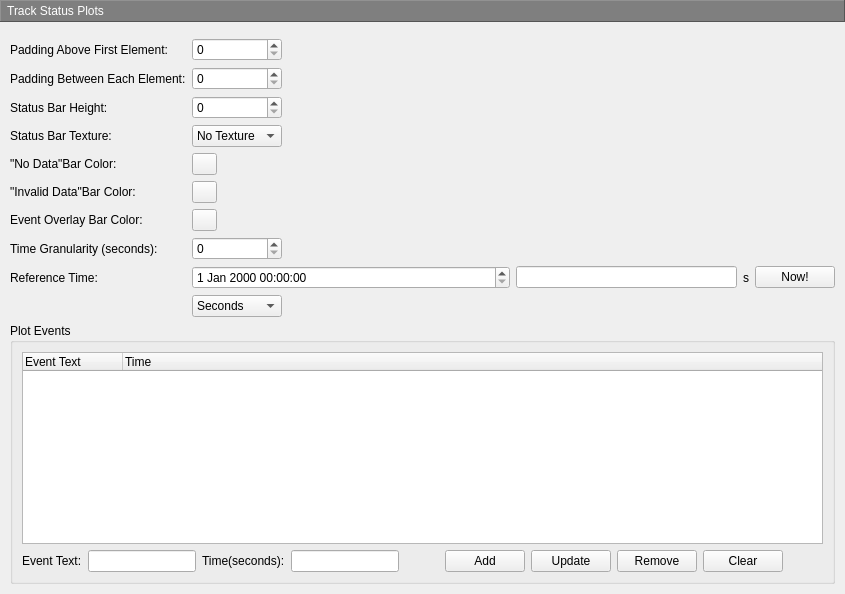
       <widget class="QWidget" name="page_17">
        <layout class="QVBoxLayout" name="verticalLayout_58">
         <property name="leftMargin">
          <number>0</number>
         </property>
         <property name="topMargin">
          <number>0</number>
         </property>
         <property name="rightMargin">
          <number>0</number>
         </property>
         <property name="bottomMargin">
          <number>0</number>
         </property>
         <item>
          <widget class="QLabel" name="label_193">
           <property name="minimumSize">
            <size>
             <width>0</width>
             <height>22</height>
            </size>
           </property>
           <property name="styleSheet">
            <string notr="true">color: rgb(255, 255, 255);
background-color: rgb(127, 127, 127);</string>
           </property>
           <property name="frameShape">
            <enum>QFrame::Panel</enum>
           </property>
           <property name="frameShadow">
            <enum>QFrame::Raised</enum>
           </property>
           <property name="text">
            <string> Track Status Plots</string>
           </property>
          </widget>
         </item>
         <item>
          <layout class="QVBoxLayout" name="verticalLayout_11">
           <property name="leftMargin">
            <number>10</number>
           </property>
           <property name="topMargin">
            <number>10</number>
           </property>
           <property name="rightMargin">
            <number>10</number>
           </property>
           <property name="bottomMargin">
            <number>10</number>
           </property>
           <item>
            <layout class="QGridLayout" name="gridLayout_24">
             <item row="0" column="0">
              <widget class="QLabel" name="label_141">
               <property name="text">
                <string>Padding Above First Element:</string>
               </property>
              </widget>
             </item>
             <item row="0" column="1">
              <widget class="QSpinBox" name="spinBox_32"/>
             </item>
             <item row="0" column="2">
              <spacer name="horizontalSpacer_85">
               <property name="orientation">
                <enum>Qt::Horizontal</enum>
               </property>
               <property name="sizeHint" stdset="0">
                <size>
                 <width>40</width>
                 <height>20</height>
                </size>
               </property>
              </spacer>
             </item>
             <item row="1" column="0">
              <widget class="QLabel" name="label_142">
               <property name="text">
                <string>Padding Between Each Element:</string>
               </property>
              </widget>
             </item>
             <item row="1" column="1">
              <widget class="QSpinBox" name="spinBox_33"/>
             </item>
             <item row="1" column="2">
              <spacer name="horizontalSpacer_86">
               <property name="orientation">
                <enum>Qt::Horizontal</enum>
               </property>
               <property name="sizeHint" stdset="0">
                <size>
                 <width>40</width>
                 <height>20</height>
                </size>
               </property>
              </spacer>
             </item>
             <item row="2" column="0">
              <widget class="QLabel" name="label_143">
               <property name="text">
                <string>Status Bar Height:</string>
               </property>
              </widget>
             </item>
             <item row="2" column="1">
              <widget class="QSpinBox" name="spinBox_34"/>
             </item>
             <item row="2" column="2">
              <spacer name="horizontalSpacer_87">
               <property name="orientation">
                <enum>Qt::Horizontal</enum>
               </property>
               <property name="sizeHint" stdset="0">
                <size>
                 <width>40</width>
                 <height>20</height>
                </size>
               </property>
              </spacer>
             </item>
             <item row="3" column="0">
              <widget class="QLabel" name="label_144">
               <property name="text">
                <string>Status Bar Texture:</string>
               </property>
              </widget>
             </item>
             <item row="3" column="1">
              <widget class="QComboBox" name="comboBox_21">
               <item>
                <property name="text">
                 <string>No Texture</string>
                </property>
               </item>
               <item>
                <property name="text">
                 <string>Gradient</string>
                </property>
               </item>
               <item>
                <property name="text">
                 <string>Fractal</string>
                </property>
               </item>
               <item>
                <property name="text">
                 <string>Burst:Dark</string>
                </property>
               </item>
               <item>
                <property name="text">
                 <string>Burst:Light</string>
                </property>
               </item>
              </widget>
             </item>
             <item row="3" column="2">
              <spacer name="horizontalSpacer_88">
               <property name="orientation">
                <enum>Qt::Horizontal</enum>
               </property>
               <property name="sizeHint" stdset="0">
                <size>
                 <width>40</width>
                 <height>20</height>
                </size>
               </property>
              </spacer>
             </item>
             <item row="4" column="0">
              <widget class="QLabel" name="label_145">
               <property name="text">
                <string>&quot;No Data&quot;Bar Color:     </string>
               </property>
              </widget>
             </item>
             <item row="4" column="1">
              <widget class="ColorButton" name="pushButton_82">
               <property name="maximumSize">
                <size>
                 <width>25</width>
                 <height>25</height>
                </size>
               </property>
               <property name="text">
                <string/>
               </property>
              </widget>
             </item>
             <item row="4" column="2">
              <spacer name="horizontalSpacer_90">
               <property name="orientation">
                <enum>Qt::Horizontal</enum>
               </property>
               <property name="sizeHint" stdset="0">
                <size>
                 <width>40</width>
                 <height>20</height>
                </size>
               </property>
              </spacer>
             </item>
             <item row="5" column="0">
              <widget class="QLabel" name="label_146">
               <property name="text">
                <string>&quot;Invalid Data&quot;Bar Color:</string>
               </property>
              </widget>
             </item>
             <item row="5" column="1">
              <widget class="ColorButton" name="pushButton_83">
               <property name="maximumSize">
                <size>
                 <width>25</width>
                 <height>25</height>
                </size>
               </property>
               <property name="text">
                <string/>
               </property>
              </widget>
             </item>
             <item row="5" column="2">
              <spacer name="horizontalSpacer_89">
               <property name="orientation">
                <enum>Qt::Horizontal</enum>
               </property>
               <property name="sizeHint" stdset="0">
                <size>
                 <width>40</width>
                 <height>20</height>
                </size>
               </property>
              </spacer>
             </item>
             <item row="6" column="0">
              <widget class="QLabel" name="label_147">
               <property name="text">
                <string>Event Overlay Bar Color:</string>
               </property>
              </widget>
             </item>
             <item row="6" column="1">
              <widget class="ColorButton" name="pushButton_84">
               <property name="maximumSize">
                <size>
                 <width>25</width>
                 <height>25</height>
                </size>
               </property>
               <property name="text">
                <string/>
               </property>
              </widget>
             </item>
             <item row="6" column="2">
              <spacer name="horizontalSpacer_91">
               <property name="orientation">
                <enum>Qt::Horizontal</enum>
               </property>
               <property name="sizeHint" stdset="0">
                <size>
                 <width>40</width>
                 <height>20</height>
                </size>
               </property>
              </spacer>
             </item>
             <item row="7" column="0">
              <widget class="QLabel" name="label_148">
               <property name="text">
                <string>Time Granularity (seconds):</string>
               </property>
              </widget>
             </item>
             <item row="7" column="1">
              <widget class="QSpinBox" name="spinBox_35"/>
             </item>
             <item row="7" column="2">
              <spacer name="horizontalSpacer_92">
               <property name="orientation">
                <enum>Qt::Horizontal</enum>
               </property>
               <property name="sizeHint" stdset="0">
                <size>
                 <width>40</width>
                 <height>20</height>
                </size>
               </property>
              </spacer>
             </item>
             <item row="8" column="0">
              <widget class="QLabel" name="label_149">
               <property name="text">
                <string>Reference Time:</string>
               </property>
              </widget>
             </item>
             <item row="8" column="1" colspan="2">
              <widget class="QDateTimeEdit" name="dateTimeEdit_2"/>
             </item>
             <item row="8" column="3">
              <widget class="QLineEdit" name="lineEdit_51"/>
             </item>
             <item row="8" column="4">
              <widget class="QLabel" name="label_150">
               <property name="text">
                <string>s</string>
               </property>
              </widget>
             </item>
             <item row="8" column="5">
              <widget class="QPushButton" name="pushButton_85">
               <property name="text">
                <string>Now!</string>
               </property>
              </widget>
             </item>
             <item row="9" column="1">
              <widget class="QComboBox" name="comboBox_22">
               <item>
                <property name="text">
                 <string>Seconds</string>
                </property>
               </item>
               <item>
                <property name="text">
                 <string>Minutes</string>
                </property>
               </item>
               <item>
                <property name="text">
                 <string>Hours</string>
                </property>
               </item>
               <item>
                <property name="text">
                 <string>Julian</string>
                </property>
               </item>
               <item>
                <property name="text">
                 <string>Month Day</string>
                </property>
               </item>
              </widget>
             </item>
            </layout>
           </item>
           <item>
            <widget class="QGroupBox" name="groupBox_38">
             <property name="title">
              <string>Plot Events</string>
             </property>
             <layout class="QVBoxLayout" name="verticalLayout_57">
              <item>
               <widget class="QTreeWidget" name="treeWidget_plotEvents">
                <column>
                 <property name="text">
                  <string>Event Text</string>
                 </property>
                </column>
                <column>
                 <property name="text">
                  <string>Time</string>
                 </property>
                </column>
               </widget>
              </item>
              <item>
               <layout class="QHBoxLayout" name="horizontalLayout_124">
                <item>
                 <widget class="QLabel" name="label_151">
                  <property name="text">
                   <string>Event Text:</string>
                  </property>
                 </widget>
                </item>
                <item>
                 <widget class="QLineEdit" name="lineEdit_52"/>
                </item>
                <item>
                 <widget class="QLabel" name="label_152">
                  <property name="text">
                   <string>Time(seconds):</string>
                  </property>
                 </widget>
                </item>
                <item>
                 <widget class="QLineEdit" name="lineEdit_53"/>
                </item>
                <item>
                 <layout class="QHBoxLayout" name="horizontalLayout_123">
                  <item>
                   <spacer name="horizontalSpacer_96">
                    <property name="orientation">
                     <enum>Qt::Horizontal</enum>
                    </property>
                    <property name="sizeHint" stdset="0">
                     <size>
                      <width>40</width>
                      <height>20</height>
                     </size>
                    </property>
                   </spacer>
                  </item>
                  <item>
                   <widget class="QPushButton" name="pushButton_86">
                    <property name="text">
                     <string>Add</string>
                    </property>
                   </widget>
                  </item>
                  <item>
                   <widget class="QPushButton" name="pushButton_87">
                    <property name="text">
                     <string>Update</string>
                    </property>
                   </widget>
                  </item>
                  <item>
                   <widget class="QPushButton" name="pushButton_88">
                    <property name="text">
                     <string>Remove</string>
                    </property>
                   </widget>
                  </item>
                  <item>
                   <widget class="QPushButton" name="pushButton_89">
                    <property name="text">
                     <string>Clear</string>
                    </property>
                   </widget>
                  </item>
                 </layout>
                </item>
                <item>
                 <spacer name="horizontalSpacer_95">
                  <property name="orientation">
                   <enum>Qt::Horizontal</enum>
                  </property>
                  <property name="sizeHint" stdset="0">
                   <size>
                    <width>40</width>
                    <height>20</height>
                   </size>
                  </property>
                 </spacer>
                </item>
               </layout>
              </item>
             </layout>
            </widget>
           </item>
          </layout>
         </item>
        </layout>
       </widget>
